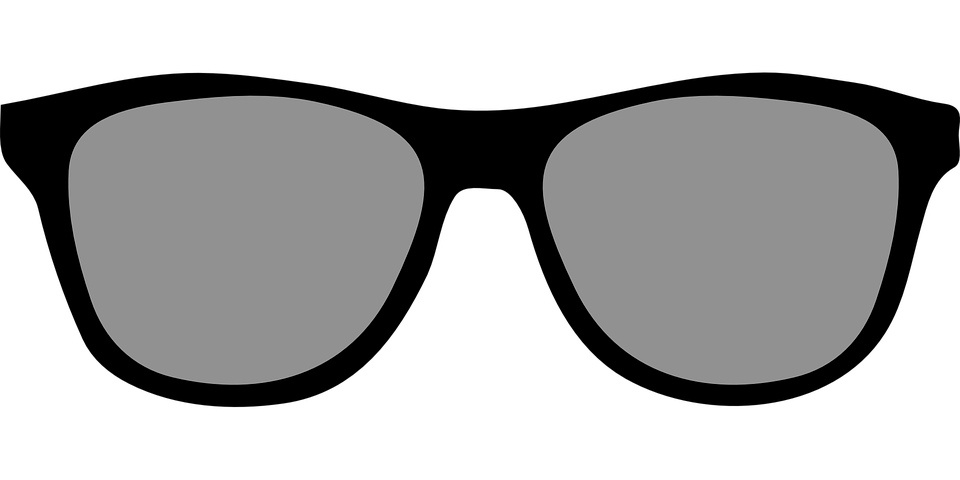
#> input picture images/sunglasses.png, 960 x 480 px
$ python -i filter.py   (imports and definitions only)   (older library calls are emulated)
#> lines starting #> are read from the running program, lines starting #| are printed output that depends on the picture; after the words box and inside, x2 and y2 are one past the last pixel; in counts of white or black regions, pixels touching at a corner belong together
import cv2

def sketchify(img, ksize=5):
    # Convert image to grayscale
    img_gray = cv2.cvtColor(img, cv2.COLOR_BGR2GRAY)

    # Apply median filter to the grayscale image
    img_gray = cv2.medianBlur(img_gray, 7)

    # Detect edges in the image and threshold it
    edges = cv2.Laplacian(img_gray, cv2.CV_8U, ksize=ksize)
    ret, sketch = cv2.threshold(edges, 100, 255, cv2.THRESH_BINARY_INV)

    sketch_bgr = cv2.cvtColor(sketch, cv2.COLOR_GRAY2BGR)
    return sketch_bgr

def cartoonize(img) :
    num_iter = 1 # bilateral filter 수행 횟수
    ds_factor = 2 # down_sampling factor. 속도빠른 연산 위해
    sigma_color = 10
    sigma_space = 8
    # Resize the image to a smaller size for faster computation
    img_small = cv2.resize(img, None, fx=1.0/ds_factor, fy=1.0/ds_factor)
    for _ in range(num_iter): # Apply bilateral filter the image multiple times
        img_small = cv2.bilateralFilter(img_small, 0, sigma_color, sigma_space)

    img_bilateral = cv2.resize(img_small, None, fx=ds_factor, fy=ds_factor)

    # Add the thick boundary lines to the image
    sketch_bgr = sketchify(img)
    sketch_01 = sketch_bgr / 255
    cartoon = img_bilateral * sketch_01
    cartoon = cartoon.astype('uint8')

    return cartoon

>>> import cv2
>>> picture = cv2.imread('../images/sunglasses.png')
#> picture is the input picture: shape (480, 960, 3); min 0, max 255, mean 176.9
>>> result = cartoonize(picture)
#> in sketchify, `edges = cv2.Laplacian(img_gray, cv2.CV_8U, ksize=ksize)`:
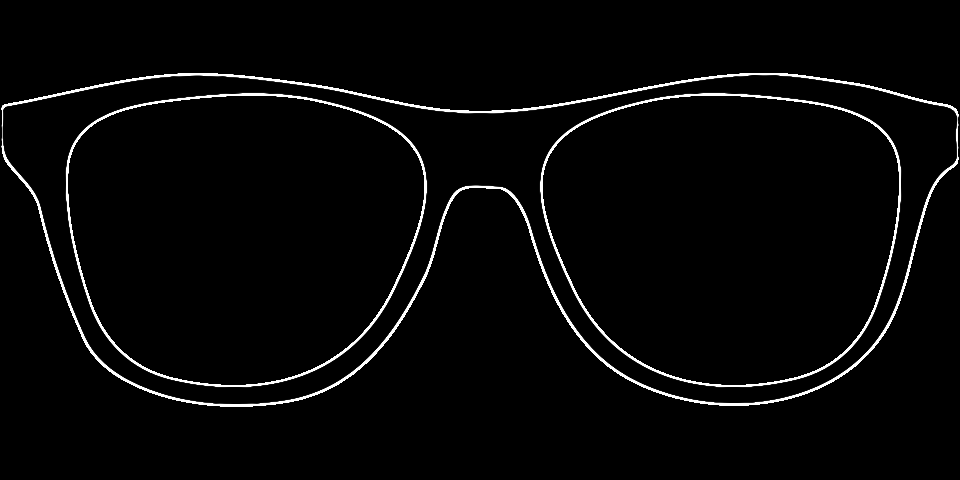
#> edges: shape (480, 960); min 0, max 255, mean 7
#> in sketchify, `ret, sketch = cv2.threshold(edges, 100, 255, cv2.THRESH_BINARY_INV)`:
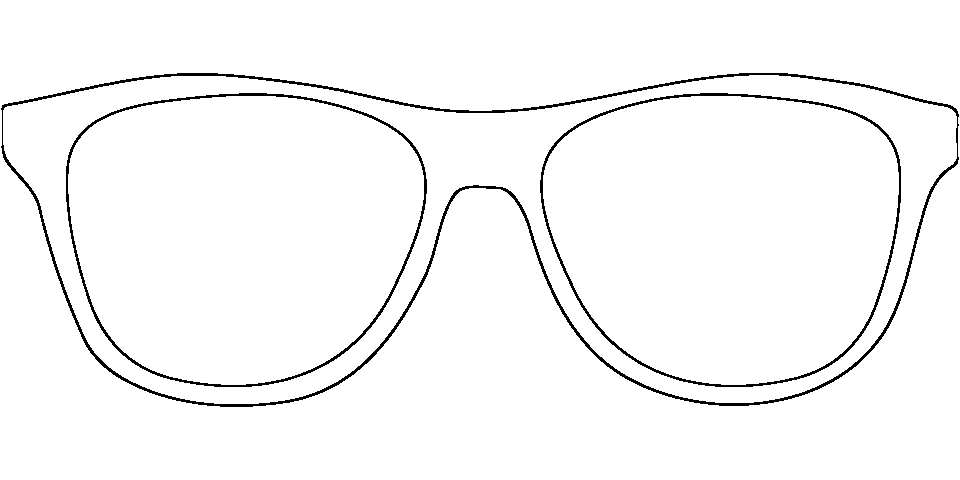
#> sketch: shape (480, 960); 97.2% white; black in thin lines or dots, all inside (x1, y1, x2, y2) = (1, 73, 959, 407)
